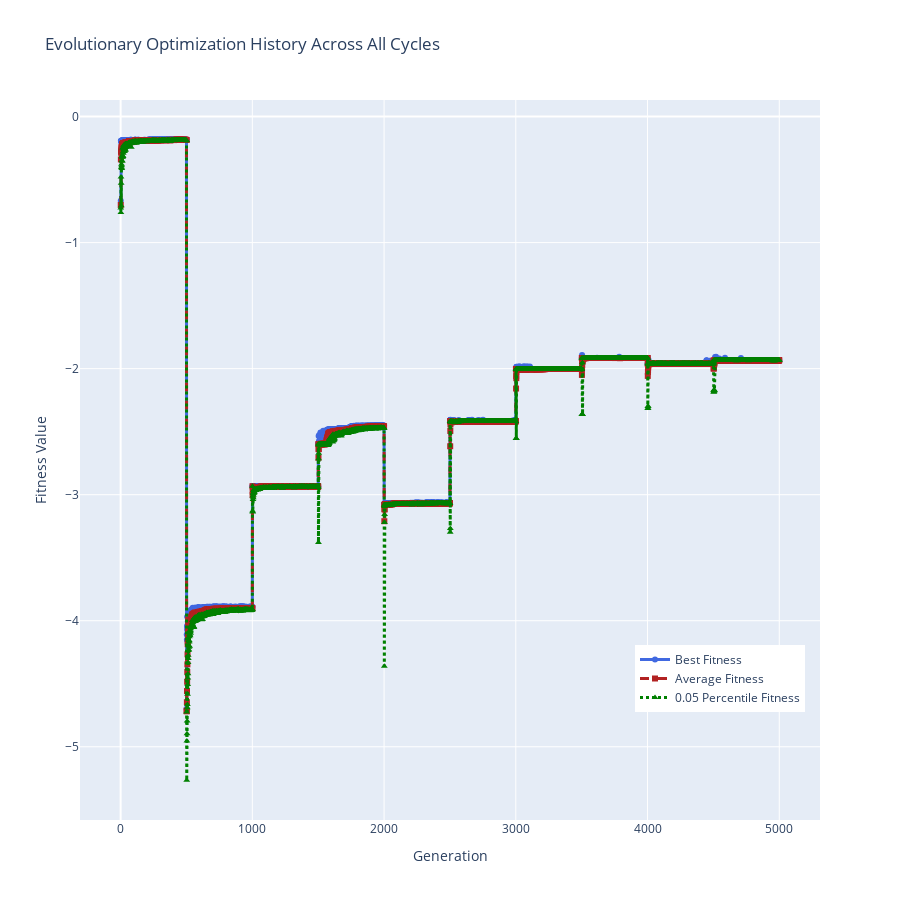

Notebook code for this chart:
### Code cell
pinn_trainer.fine_tune_learning_rate = 1e-3
pinn_trainer.fine_tune_epochs = 20
vae_trainer.fine_tune_learning_rate = 1e-3
vae_trainer.fine_tune_epochs = 60


population_size = 100 # Population size
mutation_strength = 100.0  # Mutation strength for Gaussian noise
selection_pressure_parameter = 0.7  # Selection pressure parameter (eta)
n_generations = 500  # Number of generations for the evolutionary process
n_cycles = 10
torch.manual_seed(2)
pinn_trainer.load_model()
vae_trainer.load_model()
# Initialize the AdaptiveEvolutionaryLatentOptimization
adelo = AdaptiveEvolutionaryLatentOptimization(
    vae_trainer=vae_trainer,
    pinn_trainer=pinn_trainer,
    latent_diagonal=latent_diagonal,
    population_size=population_size,
    mutation_strength=mutation_strength,
    selection_pressure_parameter=selection_pressure_parameter,
    n_generations=n_generations,
    n_cycles=n_cycles
)

# Run the optimization process
adelo.run_cycle()
adelo.plot_evolutions()

### Figure 1 — Plotly figure (JSON) as saved in the notebook; plotly's stock layout.template omitted (floating-point values rounded to 4 significant figures; data arrays with more than 128 entries replaced by an {"elided": "..."} marker saying what was removed)
{"data": [{"hovertemplate": "<b>Iteration %{x}</b><br>Best Fitness: %{y:.4f}<extra></extra>", "line": {"color": "royalblue", "width": 3}, "marker": {"size": 6, "symbol": "circle"}, "mode": "lines+markers", "name": "Best Fitness", "type": "scatter", "x": {"elided": "5000 int values"}, "y": {"elided": "5000 float values"}}, {"hovertemplate": "<b>Iteration %{x}</b><br>Average Fitness: %{y:.4f}<extra></extra>", "line": {"color": "firebrick", "dash": "dash", "width": 3}, "marker": {"size": 6, "symbol": "square"}, "mode": "lines+markers", "name": "Average Fitness", "type": "scatter", "x": {"elided": "5000 int values"}, "y": {"elided": "5000 float values"}}, {"hovertemplate": "<b>Iteration %{x}</b><br>0.05 Percentile Fitness: %{y:.4f}<extra></extra>", "line": {"color": "green", "dash": "dot", "width": 3}, "marker": {"size": 6, "symbol": "triangle-up"}, "mode": "lines+markers", "name": "0.05 Percentile Fitness", "type": "scatter", "x": {"elided": "5000 int values"}, "y": {"elided": "5000 float values"}}], "layout": {"height": 900, "hovermode": "x unified", "legend": {"x": 0.75, "y": 0.15}, "title": {"text": "Evolutionary Optimization History Across All Cycles"}, "width": 900, "xaxis": {"title": {"text": "Generation"}}, "yaxis": {"title": {"text": "Fitness Value"}}}}
